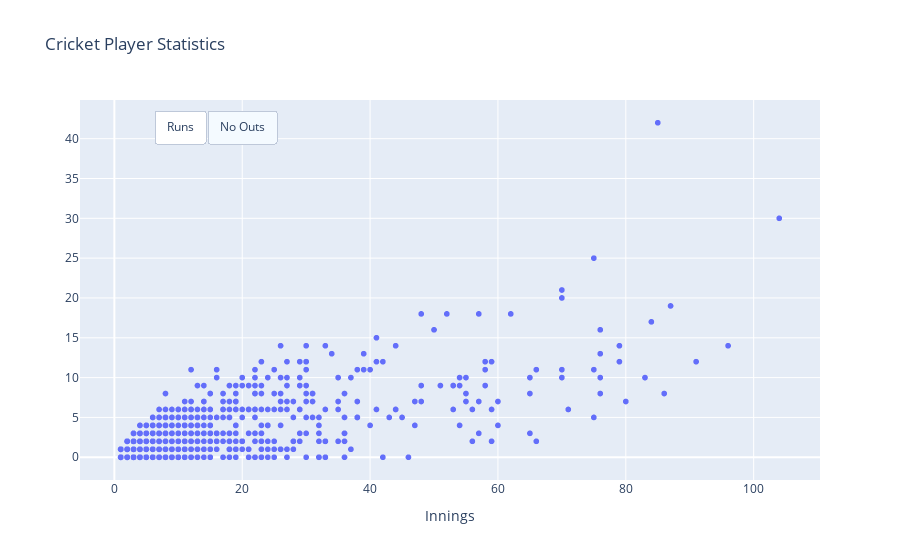

Write notebook code for a chart like this one.
### Code cell
# color?

fig = px.scatter(cricket,\
                 x = "Innings",\
                 y = "Runs",\
                 hover_name = "Player",\
                 hover_data = ["Average", "Country"],\
                 height = 500,\
                 title = "Cricket Player Statistics",
                 labels={"Runs": ""})

df_india = cricket[cricket['Country'] == 'INDIA']

fig.update_layout(
    updatemenus=[
        dict(
            type = "buttons",
            buttons = list([
                dict(
                    args = [{'x': [cricket['Innings']], 
                             'y': [cricket['Runs']],
                             'yaxis_title': 'Runs'
                            }],
                    label = "Runs",
                    method = "update"
                ),
                dict(
                    args = [{'x': [cricket['Innings']], 
                             'y': [cricket['No Outs']],
                             'yaxis_title': 'No Outs'
                            }],
                    label = "No Outs",
                    method = "update"
                )
            ]),
            direction = "left",
            pad={"r": 10, "t": 10},
            showactive=True,
            x=0.1,
            xanchor="left",
            y=1,
            yanchor="top"
        ),
    ]
)


fig.show()

### Figure 1 — Plotly figure (JSON) as saved in the notebook; plotly's stock layout.template omitted (floating-point values rounded to 4 significant figures; data arrays with more than 128 entries replaced by an {"elided": "..."} marker saying what was removed)
{"data": [{"customdata": {"elided": "1110x2 mixed values"}, "hovertemplate": "<b>%{hovertext}</b><br><br>Innings=%{x}<br>=%{y}<br>Average=%{customdata[0]}<br>Country=%{customdata[1]}<extra></extra>", "hovertext": {"elided": "1110 str values"}, "legendgroup": "", "marker": {"color": "#636efa", "symbol": "circle"}, "mode": "markers", "name": "", "showlegend": false, "type": "scattergl", "x": {"elided": "1110 int values"}, "xaxis": "x", "y": {"elided": "1110 int values"}, "yaxis": "y", "yaxis_title": {"text": "No Outs"}}], "layout": {"autosize": true, "legend": {"tracegroupgap": 0}, "title": {"text": "Cricket Player Statistics"}, "updatemenus": [{"active": 1, "buttons": [{"args": [{"x": {"elided": "1x1110 int values"}, "y": {"elided": "1x1110 int values"}, "yaxis_title": "Runs"}], "label": "Runs", "method": "update"}, {"args": [{"x": {"elided": "1x1110 int values"}, "y": {"elided": "1x1110 int values"}, "yaxis_title": "No Outs"}], "label": "No Outs", "method": "update"}], "direction": "left", "pad": {"r": 10, "t": 10}, "showactive": true, "type": "buttons", "x": 0.1, "xanchor": "left", "y": 1, "yanchor": "top"}], "xaxis": {"anchor": "y", "autorange": true, "domain": [0, 1], "range": [-5.224, 110.2], "title": {"text": "Innings"}, "type": "linear"}, "yaxis": {"anchor": "x", "autorange": true, "domain": [0, 1], "range": [-2.957, 44.96], "title": {"text": ""}, "type": "linear"}}}
